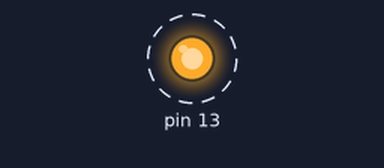
Recording of a sketch running on a simulated Arduino Uno, built with avr-gcc and run on an emulated ATmega328P. On the bench: output pins drawn as LEDs (lit = HIGH). Dashed ring = blinking.

Above: at 0.15 s.
Timing chart, 0 to 3.0 s (numbered marks = the images above):
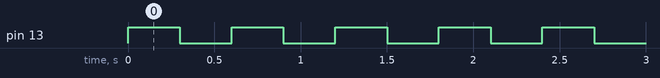

Measured:
- by itself, pin 13: alternates HIGH for 0.30 s and LOW for 0.30 s

The sketch:

ex6_2.ino
```cpp
void setup() {
  DDRB |= (1 << DDB5);

}

void loop() {
  PORTB |= (1 << PORTB5);
  delay(300);
  PORTB &= ~(1 << PORTB5);
  delay(300);
}
```
